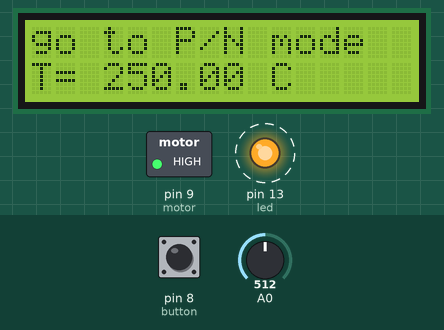
Recording of a sketch running on a simulated Arduino Uno, built with avr-gcc and run on an emulated ATmega328P. Parts: 16×2 character LCD, switched loads named in the sketch (green lamp = pin HIGH), output pins drawn as LEDs (lit = HIGH). Dashed ring = blinking. The inputs (shaded band) are chosen by the test bench; at power-on: A0 = 512, pin 8 (button) LOW. What the sketch prints to the serial monitor is not drawn.

Above: at 3.29 s.
3.3 s: A0 set to 212
At 3.58 s:
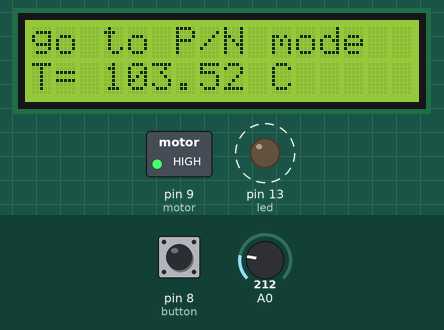
5.1 s: A0 set to 192
At 6.3 s:
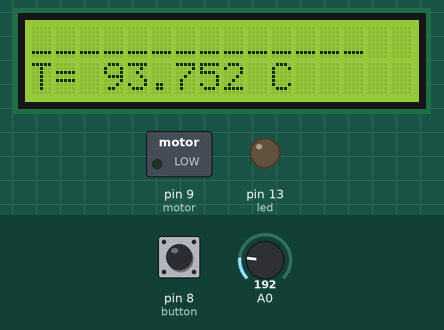
6.6 s: pin 8 (button) pulled HIGH for 0.25 s
At 6.9 s:
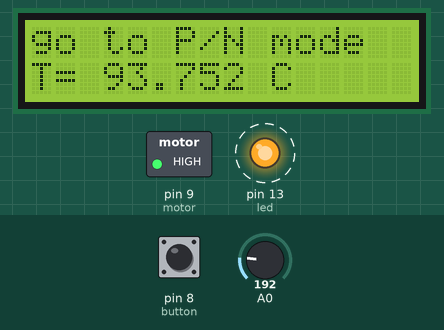
8.3 s: A0 set to 122
At 8.45 s:
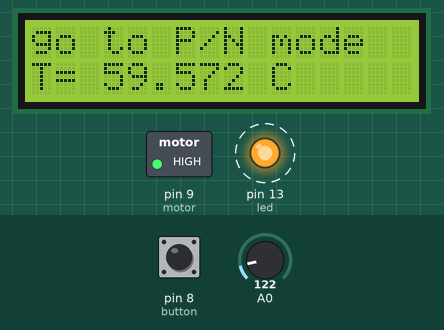
9.9 s: pin 8 (button) pulled HIGH for 1 s
At 10.3 s:
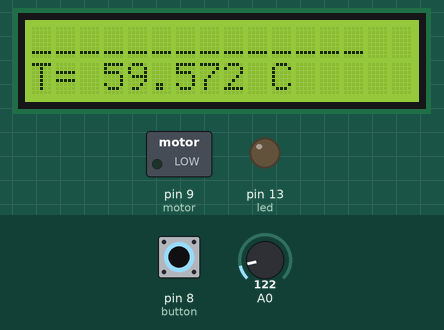
12.4 s: A0 set to 23
At 13.0 s:
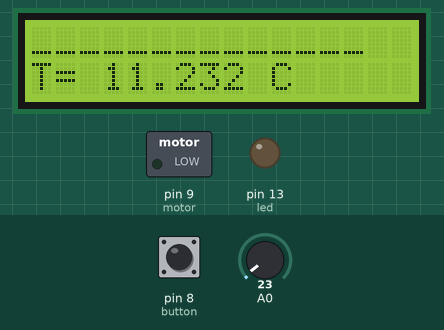
13.9 s: A0 set to 19
Timing chart, 0 to 16.4 s (numbered marks = the images above; inputs shaded):
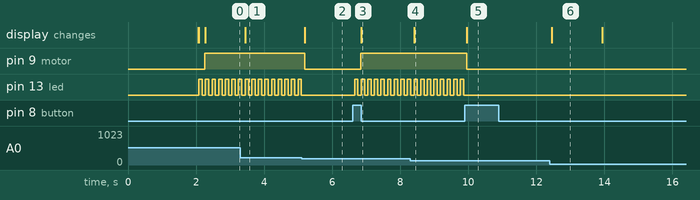

The sketch:

sketch_may29d.ino
```cpp
#include <LiquidCrystal.h>
LiquidCrystal lcd(7, 6, 5, 4, 3, 2);
float temp;float volt;float readin;
int motor = 9;int led =13;
int button=8;
int state=LOW;
int previous = LOW;
int reading;
void setup() {
lcd.begin(16,2);
lcd.setCursor(0,0);lcd.print("System Activated");delay(2000);lcd.clear();
lcd.setCursor(0,1);lcd.print("T=");lcd.setCursor(10,1);lcd.print("C");Serial.begin(9600);
pinMode(led,OUTPUT);pinMode(motor,OUTPUT);
pinMode(button,INPUT);
}

void loop() {
  reading= digitalRead(button);
  if (reading == HIGH && previous == LOW )
  {
    if (state == HIGH)
      state = LOW;
    else
      state = HIGH;
  }
    previous = reading;
  //cntrl----------------------------------------------------------------------------------------automatique
 readin=analogRead(0);delay(10);
  Serial.print("analog temp est");Serial.print(volt);
   volt=readin*5/1024;//calcul voltage
   temp=volt*100;//calcul temp


  Serial.print("temperature est");Serial.println(temp);


    lcd.setCursor(3,1);lcd.print(temp);
 if (temp>=100||state == HIGH)
  {
      digitalWrite(led,HIGH);delay(100);
      digitalWrite(led,LOW);delay(80);

    lcd.setCursor(0,0);lcd.print("go to P/N mode");
   digitalWrite(motor,HIGH);

    }
  else if (temp<100||state == LOW)
  { digitalWrite(led,LOW);
    digitalWrite(motor,LOW);
    lcd.setCursor(0,0);lcd.setCursor(0,0);lcd.print("______________");

    }
    //cntrl----------------------------------------------------------------------------------------manual
    return temp;
}
```

Measured:
- the behaviour switches between 205 and 204 on A0 (found by bisection; images 1 and 2)
- after the input at 3.3 s, the display: changes after 0.14 s (image 1)
- after the input at 5.1 s, pin 9 (motor): HIGH → LOW after 0.09 s; pin 13 (led): stops changing and stays LOW; the display: changes after 0.09 s (image 2)
- after the input at 6.6 s, pin 9 (motor): LOW → HIGH after 0.24 s; pin 13 (led): alternates HIGH for 0.10 s and LOW for 0.09 s, starting after 0.06 s; the display: changes after 0.25 s (image 3)
- after the input at 8.3 s, the display: changes after 0.11 s (image 4)
- after the input at 9.9 s, pin 9 (motor): HIGH → LOW after 0.06 s; pin 13 (led): stops changing and stays LOW; the display: changes after 0.06 s (image 5)
- after the input at 12.4 s, the display: changes after 0.05 s (image 6)
- by itself, pin 13 (led): alternates HIGH for 0.10 s and LOW for 0.09 s
